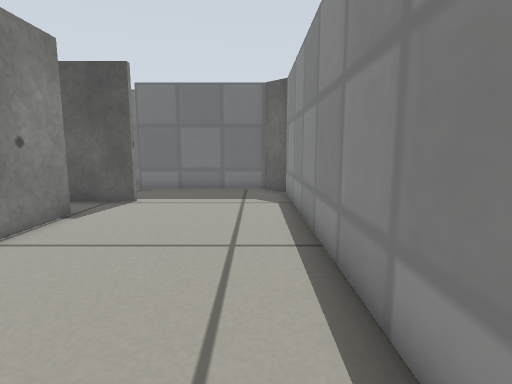
View 1 (above)

19 first-person views from a walk through a robot-simulator world made for Gazebo. The camera is 0.39 m above the floor, tilts 8° down and sees 80° across. The floor is counted in squares, 0.2 m on a side. Each view is taken from the middle of a square. On the plan, view 1 faces up. The plan holds only what a view shows up to about 17 squares ahead; the rest is blank. Gazebo's built-in surfaces are drawn with simple patterns.

View 2
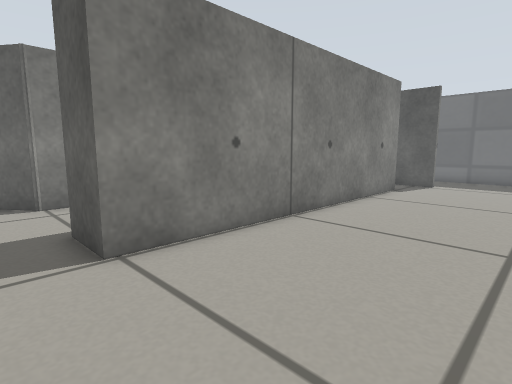

View 3
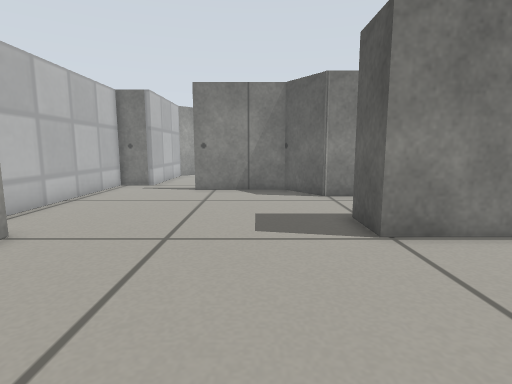

View 4
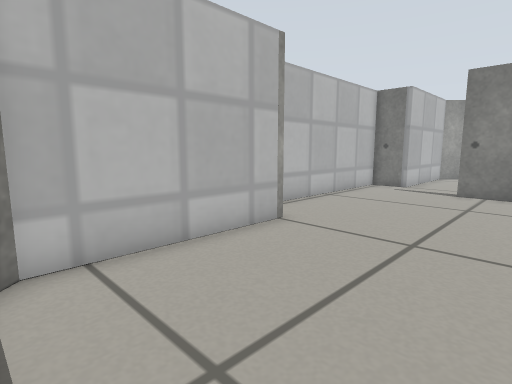

View 5
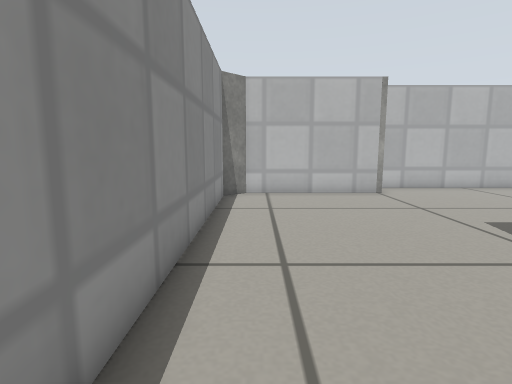

View 6
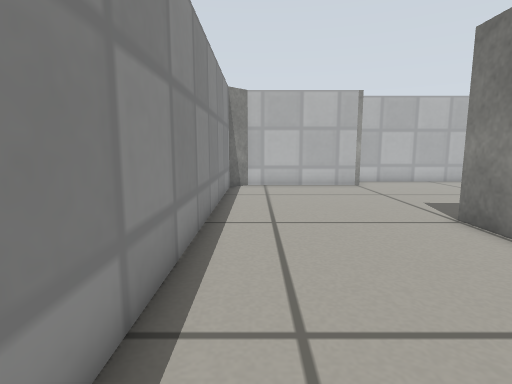

View 7
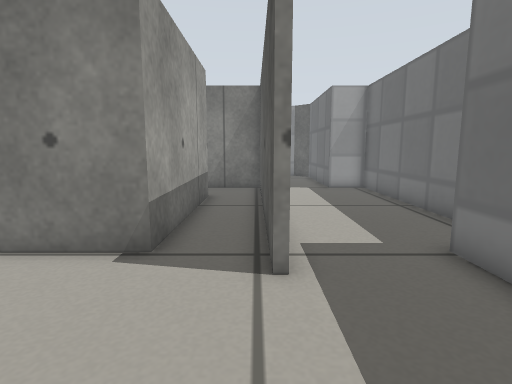

View 8
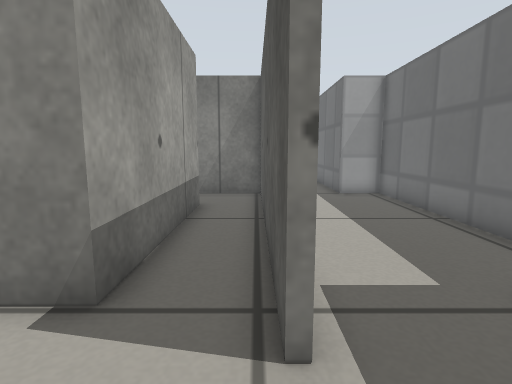

View 9
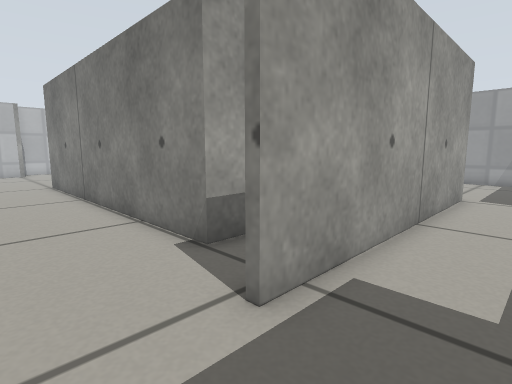

View 10
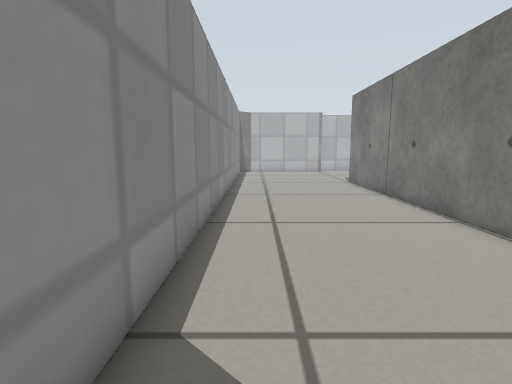

View 11
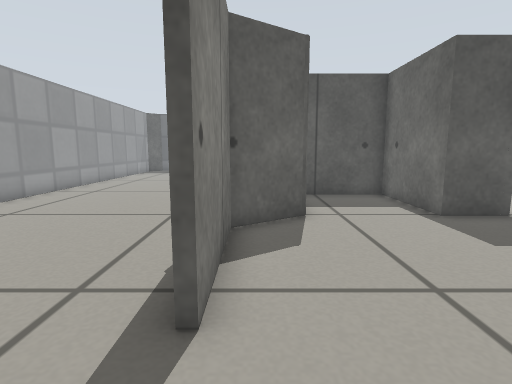

View 12
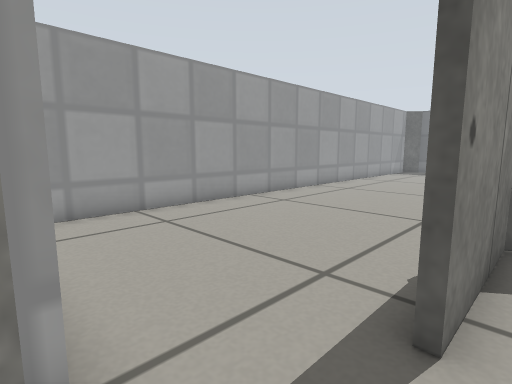

View 13
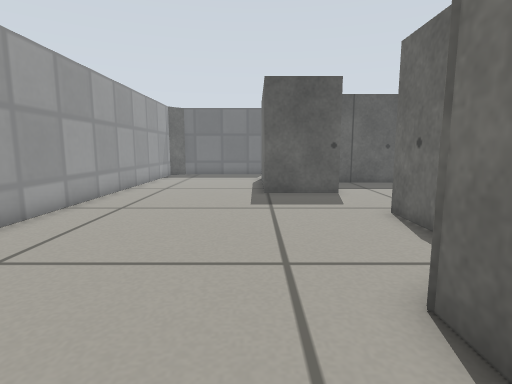

View 14
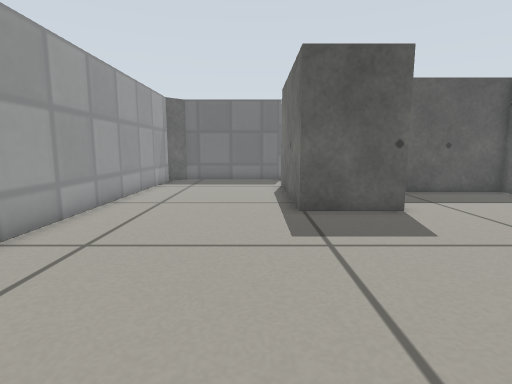

View 15
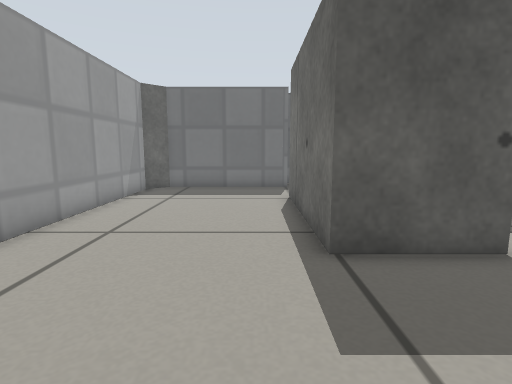

View 16
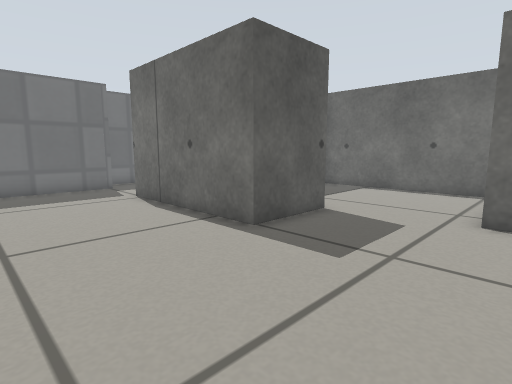

View 17
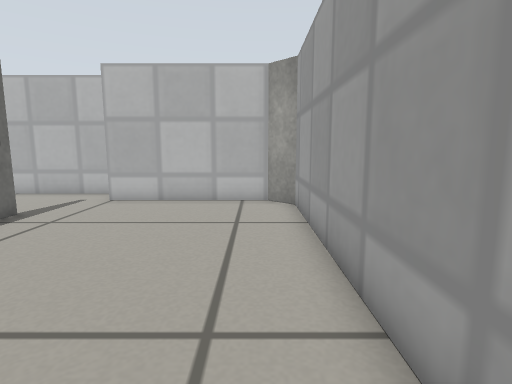

View 18
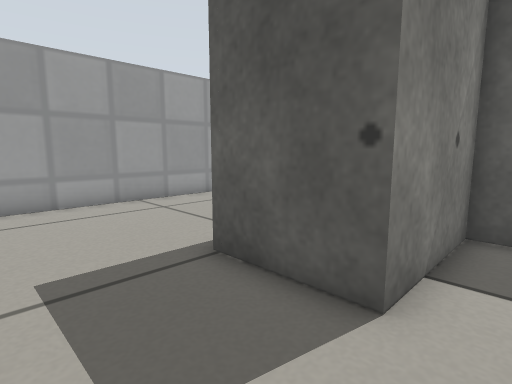

View 19
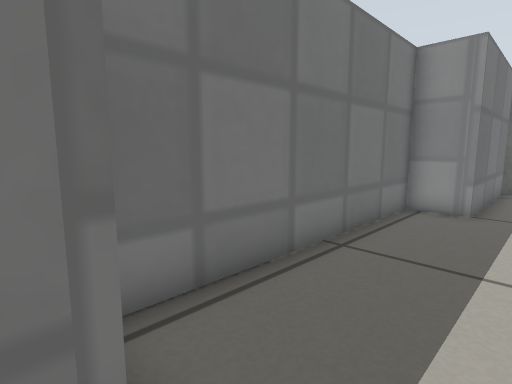

### Floor plan
Points are (right, up) in squares from view 1. A wall is a line through its corners. A room is listed if a view was taken in it or the views show most of it. See-through windows are left out.
Room 1 (views 1, 2, 3, 4, 5, 6, 7, 8, 11, 12)
walls: (-11.6, -2.9) (-11.6, -4.2) (-13.6, -5.6) (-13.6, -10); (-5.8, -12.5) (0.4, -12.5) (1.4, -11.6) (1.4, 11.6); (-5.6, 9) (-5.6, -4.2) (-7.6, -4.2) (-7.6, 0) (-10.9, 0); (-4.5, 11.3) (-5.5, 11.3); (-13.4, -14.3) (-6.4, -14.3)
ways out: opening at (-1.5, 11) to room 2; opening at (-14, -11.5) to room 3; opening at (-6, 10) to room 5
Room 2 (views 9, 10)
walls: (1.4, 11.6) (1.4, 13.8) (0.5, 14.7) (-4.4, 14.7)
ways out: opening at (-1.5, 11) to room 1; opening at (-5, 13) to room 4
Room 3 (views 13, 14, 15, 16, 17, 18, 19)
walls: (-11.8, -2) (-11.8, 0.4); (-13.9, -6.8) (-13.9, -5.4); (-5.8, 1) (-5.8, 8.8) (-12.3, 8.8) (-12.3, 4.5) (-15.6, 4.5) (-15.6, 11.5); (-13.9, -10) (-13.9, -9.2); (-15.4, 14.7) (-21.4, 14.7) (-22.4, 13.8) (-22.4, -11.6) (-21.5, -12.5) (-15.4, -12.5) (-15.4, -14.3) (-13.4, -14.3)
ways out: opening at (-14, -11.5) to room 1; opening at (-16, 13) to room 4
Room 4 (no view inside)
walls: (-4.4, 14.7) (-5.6, 14.7) (-5.6, 16.5) (-15.4, 16.5) (-15.4, 14.7); (-15.6, 11.5) (-4.5, 11.5)
ways out: opening at (-5, 13) to room 2; opening at (-16, 13) to room 3
Room 5 (no view inside)
walls: (-12.6, 9) (-5.6, 9); (-5.5, 11.3) (-15.4, 11.2) (-15.4, 8.5)
ways out: opening at (-6, 10) to room 1

Positions as (right, up) in squares from view 1, and headings:
1: (0, 0), facing up
2: (0, -6), facing up-left
3: (1, -7), facing left
4: (1, -7), facing down-left
5: (0, 1), facing down
6: (0, 4), facing down
7: (0, 11), facing left
8: (-2, 11), facing left
9: (-2, 14), facing down-left
10: (0, 14), facing down
11: (-13, -13), facing up
12: (-13, -13), facing up-left
13: (-16, -9), facing up
14: (-17, -5), facing up
15: (-17, -1), facing up
16: (-21, -1), facing up-right
17: (-21, -1), facing down
18: (-11, 1), facing up-left
19: (-16, 13), facing up-right
